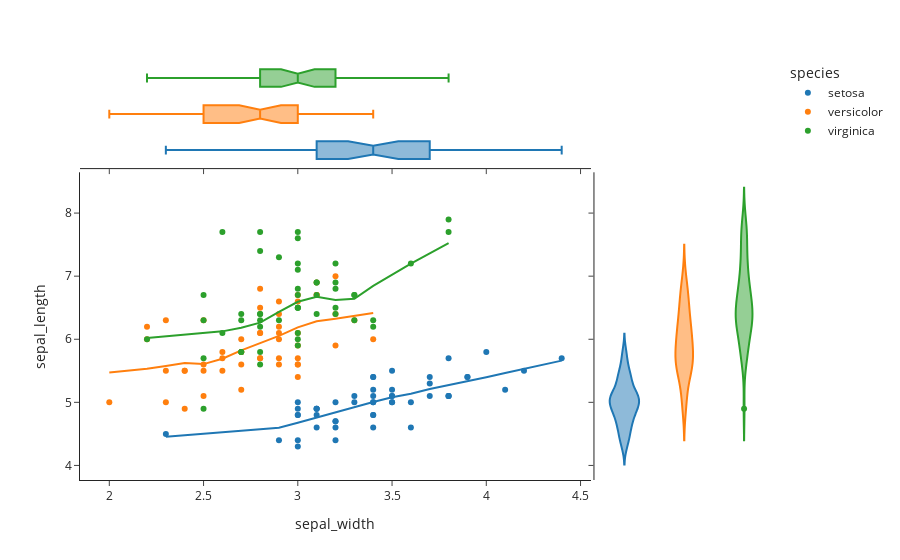

Notebook code for this chart:
### Markdown cell above
# REPRESENTACIÓN INTERACTIVA CON PLOTLY


En el mercado hay soluciones ya integradas que permiten realizar graficos interactivos. No siempre vamos a poder acceder a ellos o pagar esas licencias así que conocer como hacer este tipo de representaciones. Además da mucho valor añadido a ciertas tareas y reporting.

¿Que es plotly? Es una librería que permite hacer representación gráfica (como matplotlib o seaborn) pero además permite interactuar con los graficos. Esto es muy potente porque permite hacer presentaciones y responder pregunta al momento sobre ciertos puntos.Vamos a explicar solo plotlib express que es un modulo que para hacer gráficos rápidos y facilmente.

La idea no es explicar el data analyitics que hay detras de los graficos más bien explicar que exiten y que se pueden  hacer.
Así pues cogamos uno de los datasets más famosos para data analyticis, el iris datasheet (https://es.wikipedia.org/wiki/Conjunto_de_datos_flor_iris).    

1. Importamos la libreria
2. Importamos el datasheet (viene como ejemplo dentro de plotly, pero podriais añadir cualquier datasheet de pandas)
3. Utilizamos el modulo scather en el que se configuran las siguientes opciones:
    a. df: son los datos
    b. x: es el nombre de la columna de df
    c. y: es el nombre de la columna de df
    d. color: es el color que van a tener los puntos de acuerdo a la columna de especie de iris como hay tres especies pues tendremos tres colores
    e. marginal_y: el tipo de subgrafico que vamos a poner en el eje Y que va a ser de tipo violin
    f. marginal_x: el tipo de subgrafico que vamos a poner en el eje X que va a ser de tipo violin   
    g. trendline: es el tipo de recta de regresión que vamos a introducir a los puntos de cada color
    h. template: es el tipo de plantilla standard para la disposicion del grafico

### Code cell
import plotly.express as px
df = px.data.iris()
fig = px.scatter(df, x="sepal_width", y="sepal_length", color="species", marginal_y="violin",
           marginal_x="box", trendline="ols", template="simple_white")
fig.show()

# Ejercicio intenta jugar con distintas opciones.
#    1. Que sucede si quitas template="simple_white"?. Busca y prueba más templates
#    2. Utiliza otras variables para representar del dataset.
#    3. ¿Como editarias los colores?
#    4. Utiliza otro tipo de recta de regresión

### Figure 1 — Plotly figure (JSON) as saved in the notebook; plotly's stock layout.template omitted (floating-point values rounded to 4 significant figures)
{"data": [{"hovertemplate": "species=setosa<br>sepal_width=%{x}<br>sepal_length=%{y}<extra></extra>", "legendgroup": "setosa", "marker": {"color": "#1F77B4", "symbol": "circle"}, "mode": "markers", "name": "setosa", "orientation": "v", "showlegend": true, "type": "scatter", "x": [3.5, 3, 3.2, 3.1, 3.6, 3.9, 3.4, 3.4, 2.9, 3.1, 3.7, 3.4, 3, 3, 4, 4.4, 3.9, 3.5, 3.8, 3.8, 3.4, 3.7, 3.6, 3.3, 3.4, 3, 3.4, 3.5, 3.4, 3.2, 3.1, 3.4, 4.1, 4.2, 3.1, 3.2, 3.5, 3.1, 3, 3.4, 3.5, 2.3, 3.2, 3.5, 3.8, 3, 3.8, 3.2, 3.7, 3.3], "xaxis": "x", "y": [5.1, 4.9, 4.7, 4.6, 5, 5.4, 4.6, 5, 4.4, 4.9, 5.4, 4.8, 4.8, 4.3, 5.8, 5.7, 5.4, 5.1, 5.7, 5.1, 5.4, 5.1, 4.6, 5.1, 4.8, 5, 5, 5.2, 5.2, 4.7, 4.8, 5.4, 5.2, 5.5, 4.9, 5, 5.5, 4.9, 4.4, 5.1, 5, 4.5, 4.4, 5, 5.1, 4.8, 5.1, 4.6, 5.3, 5], "yaxis": "y"}, {"alignmentgroup": "True", "hovertemplate": "species=setosa<br>sepal_width=%{x}<extra></extra>", "legendgroup": "setosa", "marker": {"color": "#1F77B4", "symbol": "circle"}, "name": "setosa", "notched": true, "offsetgroup": "setosa", "showlegend": false, "type": "box", "x": [3.5, 3, 3.2, 3.1, 3.6, 3.9, 3.4, 3.4, 2.9, 3.1, 3.7, 3.4, 3, 3, 4, 4.4, 3.9, 3.5, 3.8, 3.8, 3.4, 3.7, 3.6, 3.3, 3.4, 3, 3.4, 3.5, 3.4, 3.2, 3.1, 3.4, 4.1, 4.2, 3.1, 3.2, 3.5, 3.1, 3, 3.4, 3.5, 2.3, 3.2, 3.5, 3.8, 3, 3.8, 3.2, 3.7, 3.3], "xaxis": "x3", "yaxis": "y3"}, {"alignmentgroup": "True", "hovertemplate": "species=setosa<br>sepal_length=%{y}<extra></extra>", "legendgroup": "setosa", "marker": {"color": "#1F77B4", "symbol": "circle"}, "name": "setosa", "offsetgroup": "setosa", "scalegroup": "y", "showlegend": false, "type": "violin", "xaxis": "x2", "y": [5.1, 4.9, 4.7, 4.6, 5, 5.4, 4.6, 5, 4.4, 4.9, 5.4, 4.8, 4.8, 4.3, 5.8, 5.7, 5.4, 5.1, 5.7, 5.1, 5.4, 5.1, 4.6, 5.1, 4.8, 5, 5, 5.2, 5.2, 4.7, 4.8, 5.4, 5.2, 5.5, 4.9, 5, 5.5, 4.9, 4.4, 5.1, 5, 4.5, 4.4, 5, 5.1, 4.8, 5.1, 4.6, 5.3, 5], "yaxis": "y2"}, {"hovertemplate": "<b>LOWESS trendline</b><br><br>species=setosa<br>sepal_width=%{x}<br>sepal_length=%{y} <b>(trend)</b><extra></extra>", "legendgroup": "setosa", "marker": {"color": "#1F77B4", "symbol": "circle"}, "mode": "lines", "name": "setosa", "showlegend": false, "type": "scatter", "x": [2.3, 2.9, 3, 3, 3, 3, 3, 3, 3.1, 3.1, 3.1, 3.1, 3.1, 3.2, 3.2, 3.2, 3.2, 3.2, 3.3, 3.3, 3.4, 3.4, 3.4, 3.4, 3.4, 3.4, 3.4, 3.4, 3.4, 3.5, 3.5, 3.5, 3.5, 3.5, 3.5, 3.6, 3.6, 3.7, 3.7, 3.7, 3.8, 3.8, 3.8, 3.8, 3.9, 3.9, 4, 4.1, 4.2, 4.4], "xaxis": "x", "y": [4.454, 4.596, 4.677, 4.677, 4.677, 4.677, 4.677, 4.677, 4.76, 4.76, 4.76, 4.76, 4.76, 4.842, 4.842, 4.842, 4.842, 4.842, 4.92, 4.92, 5.005, 5.005, 5.005, 5.005, 5.005, 5.005, 5.005, 5.005, 5.005, 5.079, 5.079, 5.079, 5.079, 5.079, 5.079, 5.137, 5.137, 5.212, 5.212, 5.212, 5.272, 5.272, 5.272, 5.272, 5.332, 5.332, 5.398, 5.465, 5.531, 5.661], "yaxis": "y"}, {"hovertemplate": "species=versicolor<br>sepal_width=%{x}<br>sepal_length=%{y}<extra></extra>", "legendgroup": "versicolor", "marker": {"color": "#FF7F0E", "symbol": "circle"}, "mode": "markers", "name": "versicolor", "orientation": "v", "showlegend": true, "type": "scatter", "x": [3.2, 3.2, 3.1, 2.3, 2.8, 2.8, 3.3, 2.4, 2.9, 2.7, 2, 3, 2.2, 2.9, 2.9, 3.1, 3, 2.7, 2.2, 2.5, 3.2, 2.8, 2.5, 2.8, 2.9, 3, 2.8, 3, 2.9, 2.6, 2.4, 2.4, 2.7, 2.7, 3, 3.4, 3.1, 2.3, 3, 2.5, 2.6, 3, 2.6, 2.3, 2.7, 3, 2.9, 2.9, 2.5, 2.8], "xaxis": "x", "y": [7, 6.4, 6.9, 5.5, 6.5, 5.7, 6.3, 4.9, 6.6, 5.2, 5, 5.9, 6, 6.1, 5.6, 6.7, 5.6, 5.8, 6.2, 5.6, 5.9, 6.1, 6.3, 6.1, 6.4, 6.6, 6.8, 6.7, 6, 5.7, 5.5, 5.5, 5.8, 6, 5.4, 6, 6.7, 6.3, 5.6, 5.5, 5.5, 6.1, 5.8, 5, 5.6, 5.7, 5.7, 6.2, 5.1, 5.7], "yaxis": "y"}, {"alignmentgroup": "True", "hovertemplate": "species=versicolor<br>sepal_width=%{x}<extra></extra>", "legendgroup": "versicolor", "marker": {"color": "#FF7F0E", "symbol": "circle"}, "name": "versicolor", "notched": true, "offsetgroup": "versicolor", "showlegend": false, "type": "box", "x": [3.2, 3.2, 3.1, 2.3, 2.8, 2.8, 3.3, 2.4, 2.9, 2.7, 2, 3, 2.2, 2.9, 2.9, 3.1, 3, 2.7, 2.2, 2.5, 3.2, 2.8, 2.5, 2.8, 2.9, 3, 2.8, 3, 2.9, 2.6, 2.4, 2.4, 2.7, 2.7, 3, 3.4, 3.1, 2.3, 3, 2.5, 2.6, 3, 2.6, 2.3, 2.7, 3, 2.9, 2.9, 2.5, 2.8], "xaxis": "x3", "yaxis": "y3"}, {"alignmentgroup": "True", "hovertemplate": "species=versicolor<br>sepal_length=%{y}<extra></extra>", "legendgroup": "versicolor", "marker": {"color": "#FF7F0E", "symbol": "circle"}, "name": "versicolor", "offsetgroup": "versicolor", "scalegroup": "y", "showlegend": false, "type": "violin", "xaxis": "x2", "y": [7, 6.4, 6.9, 5.5, 6.5, 5.7, 6.3, 4.9, 6.6, 5.2, 5, 5.9, 6, 6.1, 5.6, 6.7, 5.6, 5.8, 6.2, 5.6, 5.9, 6.1, 6.3, 6.1, 6.4, 6.6, 6.8, 6.7, 6, 5.7, 5.5, 5.5, 5.8, 6, 5.4, 6, 6.7, 6.3, 5.6, 5.5, 5.5, 6.1, 5.8, 5, 5.6, 5.7, 5.7, 6.2, 5.1, 5.7], "yaxis": "y2"}, {"hovertemplate": "<b>LOWESS trendline</b><br><br>species=versicolor<br>sepal_width=%{x}<br>sepal_length=%{y} <b>(trend)</b><extra></extra>", "legendgroup": "versicolor", "marker": {"color": "#FF7F0E", "symbol": "circle"}, "mode": "lines", "name": "versicolor", "showlegend": false, "type": "scatter", "x": [2, 2.2, 2.2, 2.3, 2.3, 2.3, 2.4, 2.4, 2.4, 2.5, 2.5, 2.5, 2.5, 2.6, 2.6, 2.6, 2.7, 2.7, 2.7, 2.7, 2.7, 2.8, 2.8, 2.8, 2.8, 2.8, 2.8, 2.9, 2.9, 2.9, 2.9, 2.9, 2.9, 2.9, 3, 3, 3, 3, 3, 3, 3, 3, 3.1, 3.1, 3.1, 3.2, 3.2, 3.2, 3.3, 3.4], "xaxis": "x", "y": [5.471, 5.531, 5.531, 5.577, 5.577, 5.577, 5.622, 5.622, 5.622, 5.606, 5.606, 5.606, 5.606, 5.691, 5.691, 5.691, 5.825, 5.825, 5.825, 5.825, 5.825, 5.944, 5.944, 5.944, 5.944, 5.944, 5.944, 6.054, 6.054, 6.054, 6.054, 6.054, 6.054, 6.054, 6.188, 6.188, 6.188, 6.188, 6.188, 6.188, 6.188, 6.188, 6.284, 6.284, 6.284, 6.323, 6.323, 6.323, 6.374, 6.416], "yaxis": "y"}, {"hovertemplate": "species=virginica<br>sepal_width=%{x}<br>sepal_length=%{y}<extra></extra>", "legendgroup": "virginica", "marker": {"color": "#2CA02C", "symbol": "circle"}, "mode": "markers", "name": "virginica", "orientation": "v", "showlegend": true, "type": "scatter", "x": [3.3, 2.7, 3, 2.9, 3, 3, 2.5, 2.9, 2.5, 3.6, 3.2, 2.7, 3, 2.5, 2.8, 3.2, 3, 3.8, 2.6, 2.2, 3.2, 2.8, 2.8, 2.7, 3.3, 3.2, 2.8, 3, 2.8, 3, 2.8, 3.8, 2.8, 2.8, 2.6, 3, 3.4, 3.1, 3, 3.1, 3.1, 3.1, 2.7, 3.2, 3.3, 3, 2.5, 3, 3.4, 3], "xaxis": "x", "y": [6.3, 5.8, 7.1, 6.3, 6.5, 7.6, 4.9, 7.3, 6.7, 7.2, 6.5, 6.4, 6.8, 5.7, 5.8, 6.4, 6.5, 7.7, 7.7, 6, 6.9, 5.6, 7.7, 6.3, 6.7, 7.2, 6.2, 6.1, 6.4, 7.2, 7.4, 7.9, 6.4, 6.3, 6.1, 7.7, 6.3, 6.4, 6, 6.9, 6.7, 6.9, 5.8, 6.8, 6.7, 6.7, 6.3, 6.5, 6.2, 5.9], "yaxis": "y"}, {"alignmentgroup": "True", "hovertemplate": "species=virginica<br>sepal_width=%{x}<extra></extra>", "legendgroup": "virginica", "marker": {"color": "#2CA02C", "symbol": "circle"}, "name": "virginica", "notched": true, "offsetgroup": "virginica", "showlegend": false, "type": "box", "x": [3.3, 2.7, 3, 2.9, 3, 3, 2.5, 2.9, 2.5, 3.6, 3.2, 2.7, 3, 2.5, 2.8, 3.2, 3, 3.8, 2.6, 2.2, 3.2, 2.8, 2.8, 2.7, 3.3, 3.2, 2.8, 3, 2.8, 3, 2.8, 3.8, 2.8, 2.8, 2.6, 3, 3.4, 3.1, 3, 3.1, 3.1, 3.1, 2.7, 3.2, 3.3, 3, 2.5, 3, 3.4, 3], "xaxis": "x3", "yaxis": "y3"}, {"alignmentgroup": "True", "hovertemplate": "species=virginica<br>sepal_length=%{y}<extra></extra>", "legendgroup": "virginica", "marker": {"color": "#2CA02C", "symbol": "circle"}, "name": "virginica", "offsetgroup": "virginica", "scalegroup": "y", "showlegend": false, "type": "violin", "xaxis": "x2", "y": [6.3, 5.8, 7.1, 6.3, 6.5, 7.6, 4.9, 7.3, 6.7, 7.2, 6.5, 6.4, 6.8, 5.7, 5.8, 6.4, 6.5, 7.7, 7.7, 6, 6.9, 5.6, 7.7, 6.3, 6.7, 7.2, 6.2, 6.1, 6.4, 7.2, 7.4, 7.9, 6.4, 6.3, 6.1, 7.7, 6.3, 6.4, 6, 6.9, 6.7, 6.9, 5.8, 6.8, 6.7, 6.7, 6.3, 6.5, 6.2, 5.9], "yaxis": "y2"}, {"hovertemplate": "<b>LOWESS trendline</b><br><br>species=virginica<br>sepal_width=%{x}<br>sepal_length=%{y} <b>(trend)</b><extra></extra>", "legendgroup": "virginica", "marker": {"color": "#2CA02C", "symbol": "circle"}, "mode": "lines", "name": "virginica", "showlegend": false, "type": "scatter", "x": [2.2, 2.5, 2.5, 2.5, 2.5, 2.6, 2.6, 2.7, 2.7, 2.7, 2.7, 2.8, 2.8, 2.8, 2.8, 2.8, 2.8, 2.8, 2.8, 2.9, 2.9, 3, 3, 3, 3, 3, 3, 3, 3, 3, 3, 3, 3, 3.1, 3.1, 3.1, 3.1, 3.2, 3.2, 3.2, 3.2, 3.2, 3.3, 3.3, 3.3, 3.4, 3.4, 3.6, 3.8, 3.8], "xaxis": "x", "y": [6.019, 6.098, 6.098, 6.098, 6.098, 6.125, 6.125, 6.182, 6.182, 6.182, 6.182, 6.263, 6.263, 6.263, 6.263, 6.263, 6.263, 6.263, 6.263, 6.434, 6.434, 6.594, 6.594, 6.594, 6.594, 6.594, 6.594, 6.594, 6.594, 6.594, 6.594, 6.594, 6.594, 6.672, 6.672, 6.672, 6.672, 6.624, 6.624, 6.624, 6.624, 6.624, 6.642, 6.642, 6.642, 6.845, 6.845, 7.199, 7.525, 7.525], "yaxis": "y"}], "layout": {"legend": {"title": {"text": "species"}, "tracegroupgap": 0}, "margin": {"t": 60}, "xaxis": {"anchor": "y", "domain": [0, 0.7363], "title": {"text": "sepal_width"}}, "xaxis2": {"anchor": "y2", "domain": [0.7413, 1], "matches": "x2", "showline": false, "showticklabels": false, "ticks": ""}, "xaxis3": {"anchor": "y3", "domain": [0, 0.7363], "matches": "x", "showticklabels": false}, "xaxis4": {"anchor": "y4", "domain": [0.7413, 1], "matches": "x2", "showline": false, "showticklabels": false, "ticks": ""}, "yaxis": {"anchor": "x", "domain": [0, 0.7326], "title": {"text": "sepal_length"}}, "yaxis2": {"anchor": "x2", "domain": [0, 0.7326], "matches": "y", "showticklabels": false}, "yaxis3": {"anchor": "x3", "domain": [0.7426, 1], "matches": "y3", "showline": false, "showticklabels": false, "ticks": ""}, "yaxis4": {"anchor": "x4", "domain": [0.7426, 1], "matches": "y3", "showline": false, "showticklabels": false, "ticks": ""}}}
